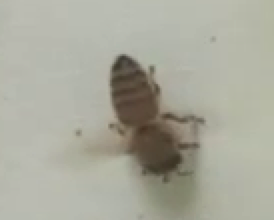
#> input picture Assets/test_fan.jpg, 274 x 220 px, found by its file name
$ python stationary_detector.py   (older library calls are emulated)
#> lines starting #> are read from the running program, lines starting #| are printed output that depends on the picture; after the words box and inside, x2 and y2 are one past the last pixel; in counts of white or black regions, pixels touching at a corner belong together; pictures that were not available may be replaced by others from this repository, and a replacement may not be noted
import cv2
import numpy as np
import time

#convert input frame to threshold using background subtraction
def to_thresh(img,bk):
    subImage=(bk.astype('int32')-img.astype('int32')).clip(0).astype('uint8')
    grey=cv2.cvtColor(subImage,cv2.COLOR_BGR2GRAY)
    retval,thresh=cv2.threshold(grey,35,255,cv2.THRESH_BINARY_INV)
    thresh=255-thresh
    kernel=np.ones((5,5),np.uint8)
    thresh=cv2.morphologyEx(thresh,cv2.MORPH_OPEN,kernel)
    return thresh

#remove moving/not fanning bees from threshold frame
#and count total number of fanning bees
def rem_movement(thresh,cnt1,cnt2,cnt_fan):
    #loop through first conotur list
    numFan=0
    cntmoving=[]
    for c1 in cnt1:
        found=False

        #loop through second contour list
        for c2 in cnt2:

            #match the contours
            m=cv2.matchShapes(c1,c2,cv2.CONTOURS_MATCH_I1,0.0)
            if c1.size>460 and c1.size<480 and m <= 0.01:
                #if match, stop searching
                m2=cv2.matchShapes(c1,cnt_fan[0],cv2.CONTOURS_MATCH_I1,0.0)
                if m2 <= 0.3:
                    print("fan")
                    numFan=numFan+1
                else:
                    cntmoving.append(c1)
                found=True
                break
        if(found==False):
            #if not found, append it to moving contours
            cntmoving.append(c1)
    #fill contours that moved with white
    cv2.drawContours(thresh, cntmoving, -1, (0,0,0), -1)
    return thresh,numFan

#main driver function
def main():
    #windows video file path
    #vs=cv2.VideoCapture("C:/Users/obrienam/Documents/GitHub/BeeFanningDetector/Assets/test_vid2.mp4")
    #mac video file path
    vs=cv2.VideoCapture("/Users/aidanobrien/Documents/GitHub/BeeFanningDetector/Assets/test_vid1.mp4")

    img1=None
    frame_width = int(vs.get(3))
    frame_height = int(vs.get(4))

    #initialize fanning bee reference contour
    fan=cv2.imread("/Users/aidanobrien/Documents/GitHub/BeeFanningDetector/Assets/test_fan.jpg")
#> fan is the input picture: shape (220, 274, 3); mean B, G, R 156, 169.2, 169.2
    b_fan=cv2.imread("/Users/aidanobrien/Documents/GitHub/BeeFanningDetector/Assets/test_bkgrnd.jpg")
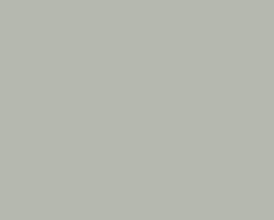
#> input picture Assets/test_bkgrnd.jpg, 274 x 220 px, found by its file name
#> b_fan is the input picture: shape (220, 274, 3); mean B, G, R 175, 184, 181
    thresh_fan=to_thresh(fan,b_fan)
#> in to_thresh, `subImage=(bk.astype('int32')-img.astype('int32')).clip(0).astype('uint..`:
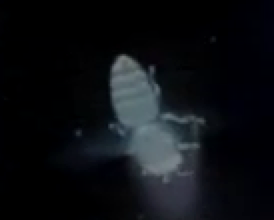
#> subImage: shape (220, 274, 3); mean B, G, R 19.3, 15.6, 13.1
#> in to_thresh, `retval,thresh=cv2.threshold(grey,35,255,cv2.THRESH_BINARY_INV)`:
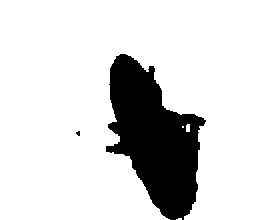
#> thresh: shape (220, 274); 84.6% white; 2 black regions (1 under 20 px), largest, box (x1, y1, x2, y2) and area: (106, 54, 206, 220) 9286
#> in to_thresh, `thresh=cv2.morphologyEx(thresh,cv2.MORPH_OPEN,kernel)`: thresh: shape (220, 274); 15.4% white; 1 white region
    im, cnt_fan, hier_fan = cv2.findContours(thresh_fan, cv2.RETR_TREE, cv2.CHAIN_APPROX_NONE)
#> cnt_fan = 2 contours; box (x1, y1, x2, y2) and area: (106, 54, 204, 220) 9062, (181, 123, 191, 133) 52

    #loop through video frames
    while True:
        hasFrames,img2=vs.read()
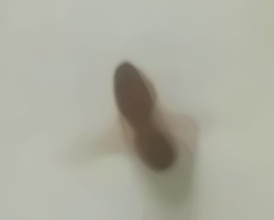
#> input picture Assets/test_shadow.jpg, 274 x 220 px, given in place of test_vid1.mp4, which was not available
#> img2 is the input picture: shape (220, 274, 3); mean B, G, R 160.5, 173.5, 173.1
        if (hasFrames==False):
            break

        if img1 is not None:
            #mac file path
            bk=cv2.imread('/Users/aidanobrien/Documents/GitHub/BeeFanningDetector/Assets/testbkgrd1.jpg')
            #bk = rem_shadows(cv2.imread('Assets/sharpbackground.jpg'))
            bk=cv2.imread('/Users/aidanobrien/Documents/GitHub/BeeFanningDetector/Assets/testbkgrd1.jpg')
            #take first threshold
            thresh1=to_thresh(img1,bk)
            #find first set of frame contours
            im2, contours1, hierarchy1 = cv2.findContours(thresh1, cv2.RETR_TREE, cv2.CHAIN_APPROX_NONE)
            #cv2.drawContours(img1, contours1, -1, (0,255,0), 3)

            #find second threshold
            thresh2=to_thresh(img2,bk)
            #find second set of frame contours
            im3, contours2, hierarchy2 = cv2.findContours(thresh2, cv2.RETR_TREE, cv2.CHAIN_APPROX_NONE)

            #remove contours of moving/non-fanning bees and count fanning bees
            thresh1,curFan=rem_movement(thresh1,contours1,contours2,cnt_fan)
            #show treshold and video
            cv2.imshow("threshold",thresh1)
            #write current number of fanning bees to current frame
            cv2.putText(img1, "Fanning Bees: {}".format(curFan), (10, 20),
                cv2.FONT_HERSHEY_SIMPLEX, 0.5, (0, 0, 255), 2)
            #draw every contour on the current frame for testing purposes
            #cv2.drawContours(img1, contours1, -1, (0,255,0), 2)
            cv2.imshow("contours",img1)

            #increment img2
            img1=img2
        else:
            img1=img2
        key=cv2.waitKey(1) & 0xFF
#> (key q is pressed here)
        #if q is pressed, stop loop
        if key == ord("q"):
            break
    #close all windows and video stream
    vs.release()
    cv2.destroyAllWindows()

if __name__ == "__main__":
    main()
